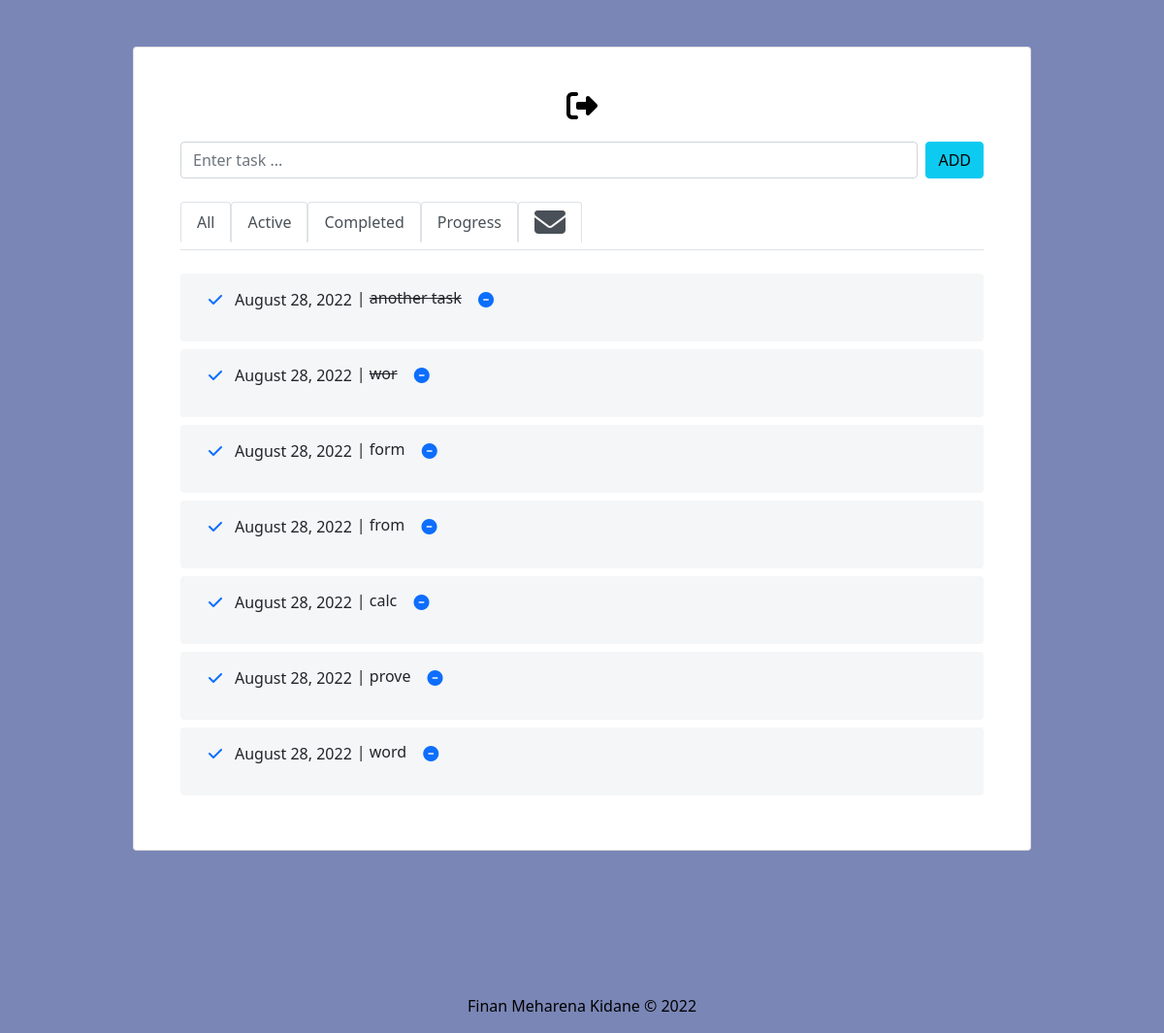
The page /home (signed in) on the database as committed earlier.
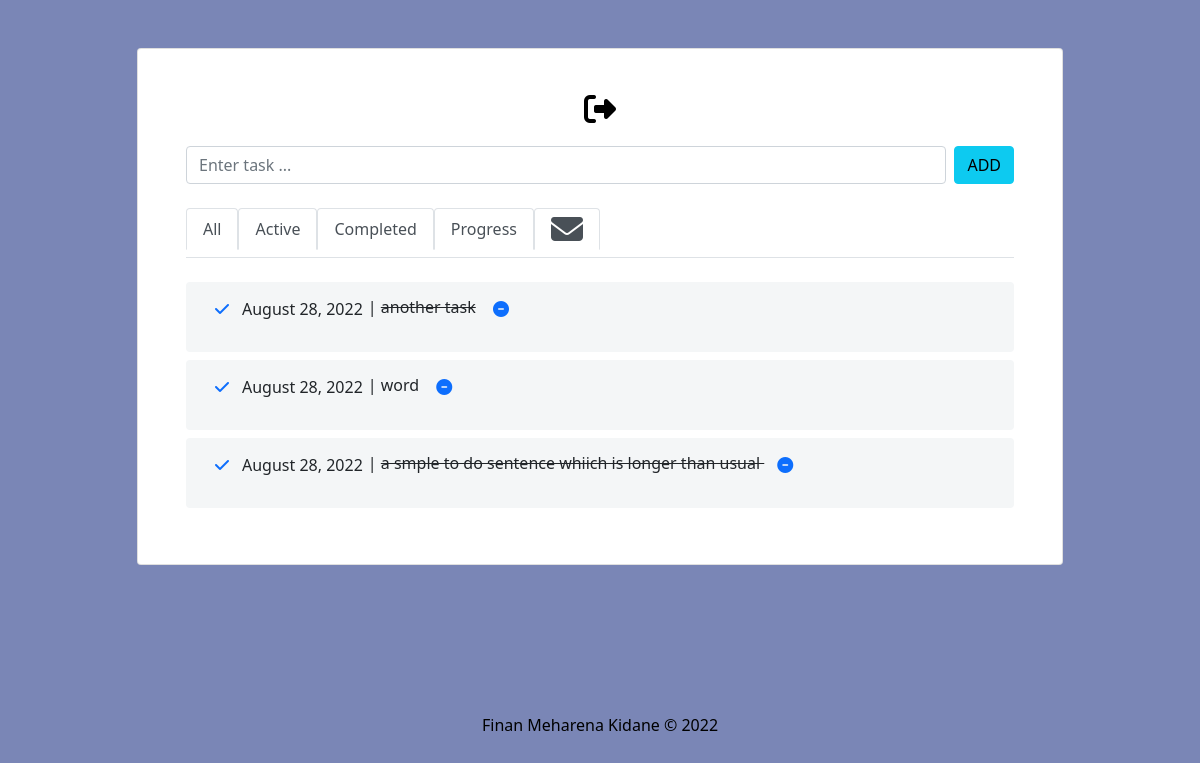
The same page on the database as committed later.
### main.py (models this page shows)
class Task(db.Model, UserMixin):
    __tablename__ = 'task'
    id = db.Column(Integer, primary_key=True)
    task = db.Column(String)
    status = db.Column(String)
    date = db.Column(String)
    user_id = db.Column(Integer, ForeignKey('user.id'))

### main.py (the view)
@app.route('/home')
@login_required
def home():
    all_tasks_rows = current_user.tasks
    return render_template('index.html', tasks=all_tasks_rows, year=current_year)

### main.py (called while the page is built)
@login_manager.user_loader
def load_user(user_id):
    return User.query.get(int(user_id))

### templates/index.html (shortened to what this page needs)
<!DOCTYPE html>
<html lang="en">
<head>
  <link rel="stylesheet" href="{{ url_for('static', filename='styles/styles.css') }}">
  <link href="https://cdn.jsdelivr.net/npm/bootstrap@5.0.2/dist/css/bootstrap.min.css" rel="stylesheet"
>
  <link href="https://cdn.jsdelivr.net/npm/bootstrap@5.0.2/dist/css/bootstrap.min.css" rel="stylesheet">
  <link rel="stylesheet" href="https://cdnjs.cloudflare.com/ajax/libs/font-awesome/6.1.2/css/all.min.css">
  <link rel="stylesheet" href="https://cdn.jsdelivr.net/npm/bootstrap@5.0.0-alpha1/dist/css/bootstrap.min.css">
  <link rel="stylesheet" href="https://cdnjs.cloudflare.com/ajax/libs/font-awesome/4.7.0/css/font-awesome.min.css">
</head>
<body style="background-color:#7A86B6">
      <div class="container py-5 h-100">
        <div class="row d-flex justify-content-center align-items-center h-100">
          <div class="col col-xl-10">
            <div class="card">
              <div class="card-body p-5">
                  <div class="welcome">
                      <div class="logout">
                          <a href="{{ url_for('logout') }}">
                            <i style="color:black;" class="fa-solid fa-right-from-bracket fa-2xl"></i>
                          </a>
                      </div>
                   </div>
                <form method="post" action="{{ url_for('add') }}" class="d-flex justify-content-center align-items-center mb-4">
                  <div class="form-outline flex-fill">
                    <input required name=task type="text" id="form2" class="form-control" placeholder="Enter task ..."/>
                  </div>
                  <button type="submit" class="btn btn-info ms-2">ADD</button>
                </form>
                <ul class="nav nav-tabs mb-4 pb-2" id="ex1" role="tablist">
                  <li class="nav-item" role="presentation">
                    <a class="nav-link active" id="ex1-tab-1" data-mdb-toggle="tab" href="{{ url_for('home') }}" role="tab"
                      aria-controls="ex1-tabs-1" aria-selected="true">All</a>
                  </li>
                  <li class="nav-item" role="presentation">
                    <a class="nav-link active" id="ex1-tab-2" data-mdb-toggle="tab" href="{{ url_for('active') }}" role="tab"
                      aria-controls="ex1-tabs-2" aria-selected="true">Active</a>
                  </li>
                  <li class="nav-item" role="presentation">
                    <a class="nav-link active" id="ex1-tab-3" data-mdb-toggle="tab" href="{{ url_for('completed') }}" role="tab"
                      aria-controls="ex1-tabs-3" aria-selected="true">Completed</a>
                  </li>
                  <li class="nav-item" role="presentation">
                    <a class="nav-link active" id="ex1-tab-4" data-mdb-toggle="tab" href="{{ url_for('progress') }}" role="tab"
                      aria-controls="ex1-tabs-3" aria-selected="true">Progress</a>
                  </li>
                  <li class="nav-item" role="presentation">
                    <a class="nav-link active" id="ex1-tab-5" data-mdb-toggle="tab" href="{{ url_for('email') }}" role="tab"
                      aria-controls="ex1-tabs-3" aria-selected="true"><i class="fa-solid fa-envelope fa-2xl"></i></a>
                  </li>
                </ul >
                    <div class="tab-content" id="ex1-content">
                    <div class="tab-pane fade show active" id="ex1-tabs-1" role="tabpanel" aria-labelledby="ex1-tab-1">
                        <ul class="list-group mb-0 task-entry">
                               {% for task in tasks %}
                                    <li class="list-group-item d-flex align-items-center border-0 mb-2 rounded"
                                      style="background-color: #f4f6f7;">
                                      <p>
                                        <button class="btn">
                                          <a href="{{ url_for('done', task_id=task.id) }}"> <i class="fa-solid fa-check"></i> </a></button>
                                        <p style="padding-right:5px;"> {{ task.date }} </p>
                                        <p>  | {{  task.task | safe }}
                                             <button class="btn">
                                          <a href="{{ url_for('delete', task_id=task.id) }}"> <i class="fa-solid fa-circle-minus"></i> </a>
                                        </button>
                                        </p>
                                      </p>
                                    </li>
                              {% endfor %}
                            </ul>
                    </div>
                </div>
              </div>
            </div>
          </div>
        </div>
      </div>
</body>
<footer class="page-footer page-footer-edit font-small blue">
  <div  class="footer-copyright text-center py-3"> Finan Meharena Kidane © {{ year }}
  </div>
</footer>
</html>

### static/styles/styles.css (style rules this page uses)
.welcome { padding-bottom:3%; text-align:center; }
.page-footer-edit { margin-top:7%; color:black; }

Rows that differ between the two databases and show on the page:
removed Task: date "August 28, 2022", task "wor"
removed Task: date "August 28, 2022", task "form"
removed Task: date "August 28, 2022", task "from"
removed Task: date "August 28, 2022", task "calc"
removed Task: date "August 28, 2022", task "prove"
added Task: date "August 28, 2022", task "a smple to do sentence whiich is longer than usual"
